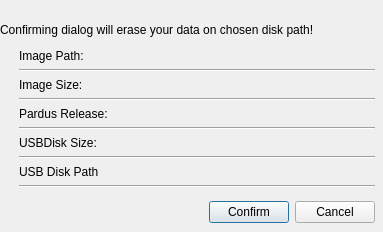
<?xml version="1.0" encoding="UTF-8"?>
<ui version="4.0">
 <class>Dialog</class>
 <widget class="QDialog" name="Dialog">
  <property name="geometry">
   <rect>
    <x>0</x>
    <y>0</y>
    <width>383</width>
    <height>232</height>
   </rect>
  </property>
  <property name="windowTitle">
   <string>Dialog</string>
  </property>
  <widget class="QLabel" name="label">
   <property name="geometry">
    <rect>
     <x>0</x>
     <y>20</y>
     <width>381</width>
     <height>20</height>
    </rect>
   </property>
   <property name="font">
    <font>
     <pointsize>9</pointsize>
    </font>
   </property>
   <property name="text">
    <string>Confirming dialog will erase your data on chosen disk path!</string>
   </property>
  </widget>
  <widget class="QSplitter" name="splitter">
   <property name="geometry">
    <rect>
     <x>19</x>
     <y>49</y>
     <width>356</width>
     <height>174</height>
    </rect>
   </property>
   <property name="orientation">
    <enum>Qt::Vertical</enum>
   </property>
   <widget class="QWidget" name="layoutWidget">
    <layout class="QVBoxLayout" name="verticalLayout">
     <item>
      <layout class="QGridLayout" name="gridLayout">
       <item row="1" column="0">
        <widget class="QLabel" name="label_2">
         <property name="text">
          <string>Image Path:</string>
         </property>
        </widget>
       </item>
       <item row="1" column="1">
        <widget class="QLabel" name="label_img_path">
         <property name="text">
          <string/>
         </property>
        </widget>
       </item>
       <item row="3" column="0">
        <widget class="QLabel" name="label_4">
         <property name="text">
          <string>Image Size:</string>
         </property>
        </widget>
       </item>
       <item row="3" column="1">
        <widget class="QLabel" name="label_img_size">
         <property name="text">
          <string/>
         </property>
        </widget>
       </item>
       <item row="5" column="0">
        <widget class="QLabel" name="label_6">
         <property name="text">
          <string>Pardus Release:</string>
         </property>
        </widget>
       </item>
       <item row="5" column="1">
        <widget class="QLabel" name="label_release">
         <property name="text">
          <string/>
         </property>
        </widget>
       </item>
       <item row="7" column="0">
        <widget class="QLabel" name="label_8">
         <property name="text">
          <string>USBDisk Size:</string>
         </property>
        </widget>
       </item>
       <item row="7" column="1">
        <widget class="QLabel" name="label_dest_size">
         <property name="text">
          <string/>
         </property>
        </widget>
       </item>
       <item row="2" column="0" colspan="2">
        <widget class="Line" name="line">
         <property name="orientation">
          <enum>Qt::Horizontal</enum>
         </property>
        </widget>
       </item>
       <item row="6" column="0" colspan="2">
        <widget class="Line" name="line_3">
         <property name="orientation">
          <enum>Qt::Horizontal</enum>
         </property>
        </widget>
       </item>
       <item row="8" column="0" colspan="2">
        <widget class="Line" name="line_4">
         <property name="orientation">
          <enum>Qt::Horizontal</enum>
         </property>
        </widget>
       </item>
       <item row="4" column="0" colspan="2">
        <widget class="Line" name="line_2">
         <property name="orientation">
          <enum>Qt::Horizontal</enum>
         </property>
        </widget>
       </item>
       <item row="10" column="0" colspan="2">
        <widget class="Line" name="line_5">
         <property name="orientation">
          <enum>Qt::Horizontal</enum>
         </property>
        </widget>
       </item>
       <item row="9" column="0">
        <widget class="QLabel" name="label_10">
         <property name="text">
          <string>USB Disk Path</string>
         </property>
        </widget>
       </item>
       <item row="9" column="1">
        <widget class="QLabel" name="label_disk_path">
         <property name="text">
          <string/>
         </property>
        </widget>
       </item>
      </layout>
     </item>
     <item>
      <spacer name="verticalSpacer">
       <property name="orientation">
        <enum>Qt::Vertical</enum>
       </property>
       <property name="sizeHint" stdset="0">
        <size>
         <width>20</width>
         <height>13</height>
        </size>
       </property>
      </spacer>
     </item>
     <item>
      <layout class="QHBoxLayout" name="horizontalLayout">
       <item>
        <spacer name="horizontalSpacer">
         <property name="orientation">
          <enum>Qt::Horizontal</enum>
         </property>
         <property name="sizeHint" stdset="0">
          <size>
           <width>168</width>
           <height>20</height>
          </size>
         </property>
        </spacer>
       </item>
       <item>
        <widget class="QPushButton" name="confirm_dialog">
         <property name="text">
          <string>Confirm</string>
         </property>
        </widget>
       </item>
       <item>
        <widget class="QPushButton" name="cancel_dialog">
         <property name="text">
          <string>Cancel</string>
         </property>
        </widget>
       </item>
      </layout>
     </item>
    </layout>
   </widget>
  </widget>
 </widget>
 <resources/>
 <connections>
  <connection>
   <sender>cancel_dialog</sender>
   <signal>clicked()</signal>
   <receiver>Dialog</receiver>
   <slot>close()</slot>
   <hints>
    <hint type="sourcelabel">
     <x>330</x>
     <y>202</y>
    </hint>
    <hint type="destinationlabel">
     <x>351</x>
     <y>226</y>
    </hint>
   </hints>
  </connection>
  <connection>
   <sender>confirm_dialog</sender>
   <signal>clicked()</signal>
   <receiver>Dialog</receiver>
   <slot>accept()</slot>
   <hints>
    <hint type="sourcelabel">
     <x>246</x>
     <y>211</y>
    </hint>
    <hint type="destinationlabel">
     <x>170</x>
     <y>229</y>
    </hint>
   </hints>
  </connection>
 </connections>
</ui>
